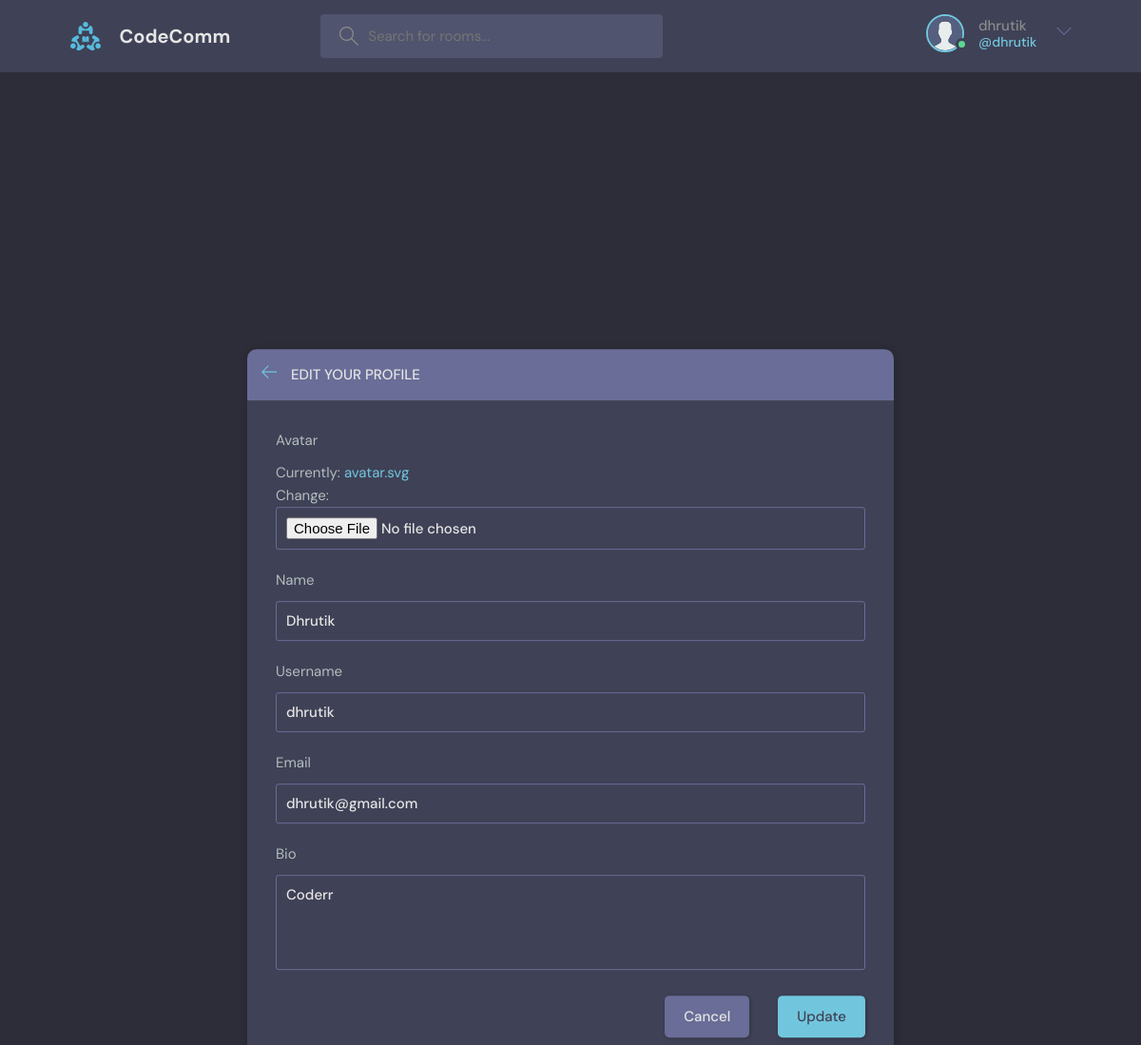
The app's page /update-user/ (signed in) with its own data.
### base/models.py (models this page shows)
class User(AbstractUser):
    name = models.CharField(max_length=200, null=True)
    email = models.EmailField(unique=True,null=True)
    bio = models.TextField(null=True)
    avatar = models.ImageField(null=True,default="avatar.svg")
    USERNAME_FIELD = 'email'
    REQUIRED_FIELDS = []

### base/views.py (the view)
# urls.py: path('update-user/',views.updateUser, name="update-user"),
@login_required(login_url='/login')
def updateUser(request):
    user = request.user
    form =  UserForm(instance=user)
    if request.method == 'POST':
        form=UserForm(request.POST, request.FILES, instance=user)
        if form.is_valid():
            form.save()
            return redirect('user-profile',pk=user.id)
    return render(request,'base/update-user.html',{'form':form})

### base/forms.py
class UserForm(ModelForm):
    class Meta:
        model = User
        fields = ['avatar','name','username','email','bio']

### base/templates/base/update-user.html (shortened to what this page needs)
{% extends 'main.html' %}
{% block content %}
    <main class="update-account layout">
        <div class="container">
            <div style="top: 65%;" class="layout__box">
                <div class="layout__boxHeader">
                    <div class="layout__boxTitle">
                        <a href="{% url 'home' %}">
                            <svg version="1.1" xmlns="http://www.w3.org/2000/svg" width="32" height="32"
                                viewBox="0 0 32 32">
                                <title>arrow-left</title>
                                <path
                                    d="M13.723 2.286l-13.723 13.714 13.719 13.714 1.616-1.611-10.96-10.96h27.625v-2.286h-27.625l10.965-10.965-1.616-1.607z">
                                </path>
                            </svg>
                        </a>
                        <h3>Edit your profile</h3>
                    </div>
                </div>
                <div class="layout__body">
                    <form class="form" action="" method="POST" enctype="multipart/form-data">
                      {% for field in form %}
                        <div class="form__group">
                            <label for="profile_pic">{{field.label}}</label>
                            {{field}}
                        </div>
                        {% endfor %}
                        <div class="form__action">
                            <a class="btn btn--dark" href="{% url 'home' %}">Cancel</a>
                            <button class="btn btn--main" type="submit">Update</button>
                        </div>
                    </form>
                </div>
            </div>
        </div>
    </main>
{% endblock content %}

### templates/navbar.html (shortened to what this page needs)
{% load static %}
<header class="header header--loggedIn">
    <div class="container">
      <a href="{% url 'home' %}" class="header__logo">
        <img src="{% static 'images/logo.svg' %}" />
        <h1>CodeComm</h1>
      </a>
      <form class="header__search" method="GET" action="{% url 'home' %}">
        <label>
          <input type="text" name="q" placeholder="Search for rooms..." />
        </label>
      </form>
      <nav class="header__menu">
        {% if request.user.is_authenticated %}
        <div class="header__user">
          <a href="{% url 'user-profile' request.user.id %}">
            <div class="avatar avatar--medium active">
              <img src="{{request.user.avatar.url}}" />
            </div>
            <p>{{request.user.username}} <span>@{{request.user.username}}</span></p>
          </a>
          <button class="dropdown-button">
            <svg version="1.1" xmlns="http://www.w3.org/2000/svg" width="32" height="32" viewBox="0 0 32 32">
              <title>chevron-down</title>
              <path d="M16 21l-13-13h-3l16 16 16-16h-3l-13 13z"></path>
            </svg>
          </button>
        </div>
        {% else %}
        <a href="{% url 'login' %}">
          <img src="{% static 'images/avatar.svg' %}" />
          <p>Login</p>
        </a>
        {% endif %}
      </nav>
    </div>
  </header>

### records on screen
User: user.avatar (placeholder picture), user.username "dhrutik", form "Dhrutik" "dhrutik" "dhrutik@gmail.com" "Coderr"

### other values on screen
{{ field.label }} "Avatar" "Name" "Username" "Email" "Bio"
